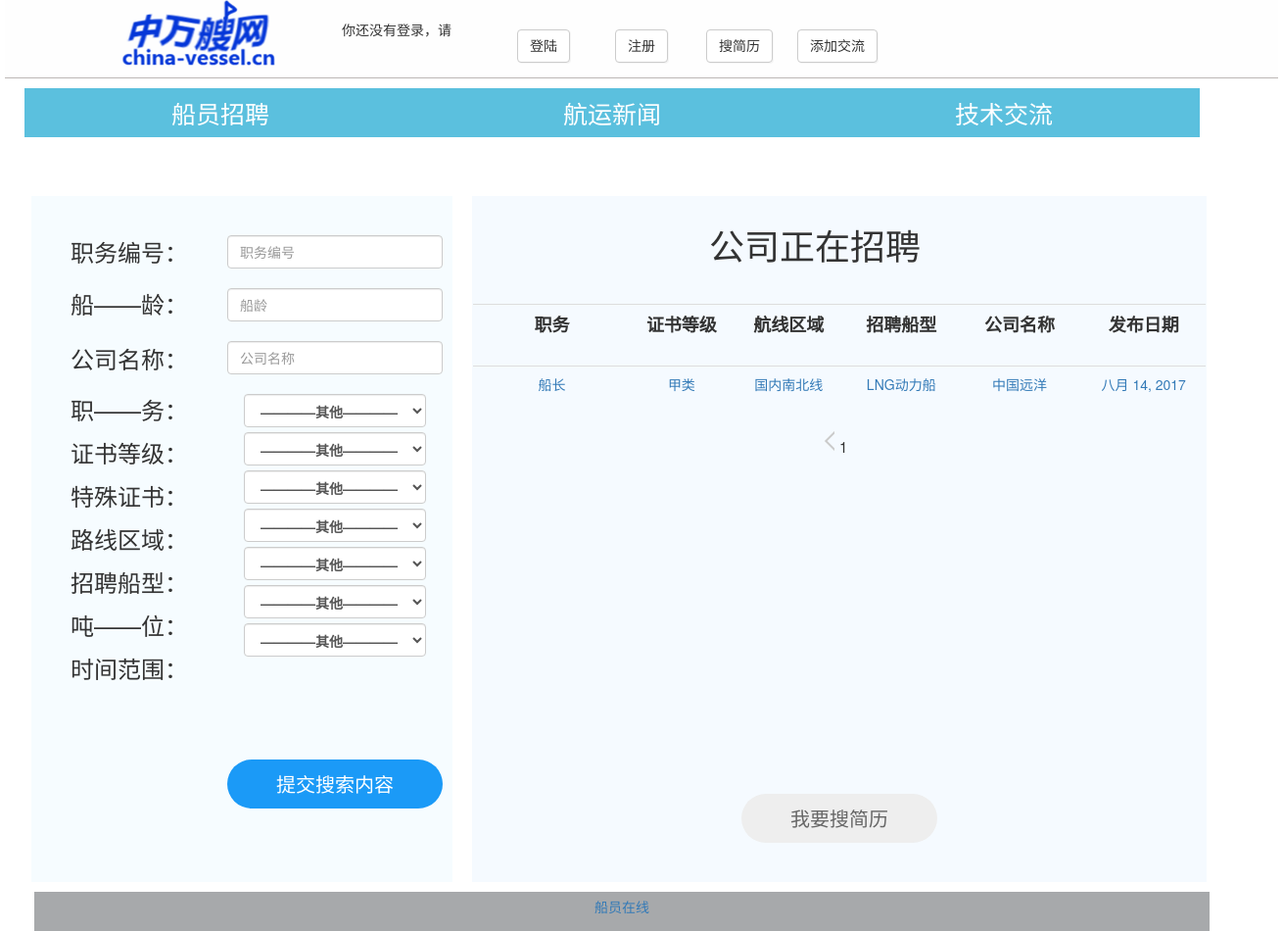
The page / on the database its author committed.
### users/models.py (models this page shows, shortened)
class Library(models.Model):
    duty = models.CharField(max_length=70, null=True)
    duty_id = models.CharField('职务编号',max_length=20, null=True)
    ship_age = models.CharField('船龄',max_length=10, null=True)
    company_name = models.CharField('公司名称', max_length=300, null=True)
    certificate_level = models.CharField('证书等级', max_length=200, null=True)
    special_certificate = models.CharField('特殊证书', max_length=300, null=True)
    route_area = models.CharField('路线区域', max_length=300, null=True)
    recruitment_ship = models.CharField('招聘船型', max_length=300, null=True)
    tonnage = models.CharField('吨位', max_length=200, null=True)
    post_time = models.DateField('搜索时间', max_length=300, null=True, auto_now=True)
    time = models.CharField('搜索时间', max_length=300, null=True)
    onboard_location = models.CharField('上船地点', max_length=300, null=True)
    onboard_time = models.CharField('上船时间', max_length=200, null=True)
    salary = models.CharField('提供月薪', max_length=300, null=True)
    contract = models.CharField('合同年限', max_length=300, null=True)
    require = models.TextField('具体要求', max_length=300, null=True)
    QQ = models.CharField('在线QQ', max_length=300, null=True)
    contact = models.CharField('联系人', max_length=300, null=True)
    tel = models.CharField('公司电话', max_length=300, null=True)
    address = models.CharField('公司地址', max_length=300, null=True)
    property = models.CharField('公司性质', max_length=200, null=True)
    email = models.CharField('电子邮箱', max_length=300, null=True)
    introduction = models.TextField('公司介绍', max_length=300, null=True)
    class Meta:
        ordering = ['-post_time']

### users/views.py (the view)
# urls.py: url(r'^$', views.Search.as_view(), name='search'),
class Search(ListView):
    template_name = "recruit/search.html"
    context_object_name = "recruit_list"
    def get_queryset(self):
        search_ship_age = self.request.GET.get('search_ship_age')
        search_duty = self.request.GET.get('search_duty')
        search_duty_id = self.request.GET.get('search_duty_id')
        search_company_name = self.request.GET.get('search_company_name')
        search_certificate_level = self.request.GET.get('search_certificate_level')
        search_special_certificate = self.request.GET.get('search_special_certificate')
        search_route_area = self.request.GET.get('search_route_area')
        search_recruitment_ship = self.request.GET.get('search_recruitment_ship')
        search_tonnage = self.request.GET.get('search_tonnage')
        search_time = self.request.GET.get('search_time')
        self.request.session["ship_age"] = search_ship_age
        self.request.session["duty"] = search_duty
        self.request.session["duty_id"] = search_duty_id
        self.request.session["company_name"] = search_company_name
        self.request.session["certificate_level"] = search_certificate_level
        self.request.session["special_certificate"] = search_special_certificate
        self.request.session["route_area"] = search_route_area
        self.request.session["recruitment_ship"] = search_recruitment_ship
        self.request.session["tonnage"] = search_tonnage
        self.request.session["time"] = search_time
        recruit_list = Library.objects.all()
        if search_ship_age:
            Information.objects.create(
                ship_age=search_ship_age,
                duty=search_duty,
                duty_id=search_duty_id,
                company_name=search_company_name,
                certificate_level=search_certificate_level,
                special_certificate=search_special_certificate,
                route_area=search_route_area,
                recruitment_ship=search_recruitment_ship,
                tonnage=search_tonnage,
                time=search_time,
            )
        else:
            return recruit_list
    def get_context_data(self, **kwargs):
        return super(Search, self).get_context_data(**kwargs)

### users/templatetags/paginate_tags.py (called while the page is built)
def get_right(current_page, right, num_pages):
    if current_page == num_pages:
        return []
    return [i + 1 for i in range(current_page, current_page + right - 1)
            if i < num_pages - 1]

### templates/recruit/search.html (shortened to what this page needs)
{% extends 'base.html' %}
{% block content %}
<html lang="en">
<head>
</head>
<body>
<center>
    <div style="width: 1246px;height: 600px;padding-right: 20px;  padding-top: 30px">
        <div style="width: 450px;height: 700px;float: left">
            <div id="left">
                <br/>
                <h3 id="text1">职务编号：</h3>
                <h3 id="text1">船——龄：</h3>
                <h3 style="line-height: 40px">公司名称：</h3>
                <h3 id="text2">职——务：</h3>
                <h3 id="text2">证书等级：</h3>
                <h3 id="text2">特殊证书：</h3>
                <h3 id="text2">路线区域：</h3>
                <h3 id="text2">招聘船型：</h3>
                <h3 id="text2">吨——位：</h3>
                <h3 id="text2">时间范围：</h3>
                <br/><br/><br/>
            </div>
            <div id="right">
                <form role="search" method="get" style="float:left">
                    <br/>
                    <input class="form-control" type="text" name="search_duty_id" placeholder="职务编号"><br/>
                    <input class="form-control" type="text" name="search_ship_age" placeholder="船龄"><br/>
                    <input class="form-control" type="text" name="search_company_name" placeholder="公司名称"><br/>
                    <label for="duty">
                        <select name="search_duty" class="form-control">
                            <option value="">————其他————</option>
                        </select>
                    </label><br/>
                    <label for="certificate_level">
                        <select name="search_certificate_level" class="form-control">
                            <option value="">————其他————</option>
                        </select>
                    </label><br/>
                    <label for="special_certificate">
                        <select name="search_special_certificate" class="form-control">
                            <option value="">————其他————</option>
                        </select>
                    </label><br/>
                    <label for="route_area">
                        <select name="search_route_area" class="form-control">
                            <option value="">————其他————</option>
                        </select>
                    </label><br/>
                    <label for="recruitment_ship">
                        <select name="search_recruitment_ship" class="form-control">
                            <option value="">————其他————</option>
                        </select>
                    </label><br/>
                    <label for="tonnage">
                        <select name="search_tonnage" class="form-control">
                            <option value="">————其他————</option>
                        </select>
                    </label><br/>
                    <label for="time">
                        <select name="search_time" class="form-control">
                            <option value="">————其他————</option>
                        </select>
                    </label><br/><br/><br/><br/><br/><br/>
                    <input type="submit" class="button button-primary button-pill button-large" value="提交搜索内容" onclick=test()>
                </form>
            </div>
        </div>
        <div style="float: left; padding-left: 0px">
            <div style="width: 750px; height: 700px;background-color: #f5faff">
                <div id="title">
                        <h1>公司正在招聘</h1>
                </div><br/><br/><br/><br/>
                <div style="width: 748px;height:500px">
                    <table class="table table-hover">
                        <tr>
                            <th style="width: 140px;text-align: center"><font size="4pt">职务</font></th>
                            <th style="width: 90px;text-align: center"><font size="4pt">证书等级</font></th>
                            <th style="width: 100px;text-align: center"><font size="4pt">航线区域</font></th>
                            <th style="width: 100px;text-align: center"><font size="4pt">招聘船型</font></th>
                            <th style="width: 110px;text-align: center"><font size="4pt">公司名称</font></th>
                            <th style="width: 110px;text-align: center"><font size="4pt">发布日期</font></th>
                        </tr>
                    </table>
                    {% load paginate_tags %}
                    {% for a in recruit_list %}
                        <table class="table table-hover">
                            <tr>
                                <td style="width: 140px;text-align: center"><a href="{% url 'users:company_detail' a.pk %}"><font>{{ a.duty }}</font></a></td>
                                <td style="width: 90px;text-align: center"><a href="{% url 'users:company_detail' a.pk %}"><font>{{ a.certificate_level }}</font></a></td>
                                <td style="width: 100px;text-align: center"><a href="{% url 'users:company_detail' a.pk %}"><font>{{ a.route_area }}</font></a></td>
                                <td style="width: 100px;text-align: center"><a href="{% url 'users:company_detail' a.pk %}"><font>{{ a.recruitment_ship }}</font></a></td>
                                <td style="width: 110px;text-align: center"><a href="{% url 'users:company_detail' a.pk %}"><font>{{ a.company_name }}</font></a></td>
                                <td style="width: 110px;text-align: center"><a href="{% url 'users:company_detail' a.pk %}"><font>{{ a.post_time }}</font></a></td>
                            </tr>
                        </table>
                    {% endfor %}
                    <div style="width: 748px">
                        {% include 'recruit/pagination1.html' %}
                    </div>
                </div>
               <div>
                    <input type="submit" class="button  button-pill button-large" value="我要搜简历" onclick=window.location.href='/search_crew'>
                </div>
            </div>
        </div>
    </div>
</center>
</body>
</html>
{% endblock %}

### templates/recruit/search.html (style rules this page uses)
#title { width: 850px; height: 30px; line-height: 100px; padding-right: 150px; padding-top: 10px; }
#right { float:left; width: 230px; height: 700px; background-color: #f6fcff; padding-top: 20px; }
#left { float: left; width: 200px; height: 700px; background-color: #f6fcff; }
#text1 { line-height: 33px; }
#text2 { line-height: 24px; }

### rows shown on the page
Library: duty "船长", certificate_level "甲类", route_area "国内南北线", recruitment_ship "LNG动力船", company_name "中国远洋", post_time "八月 14, 2017"
